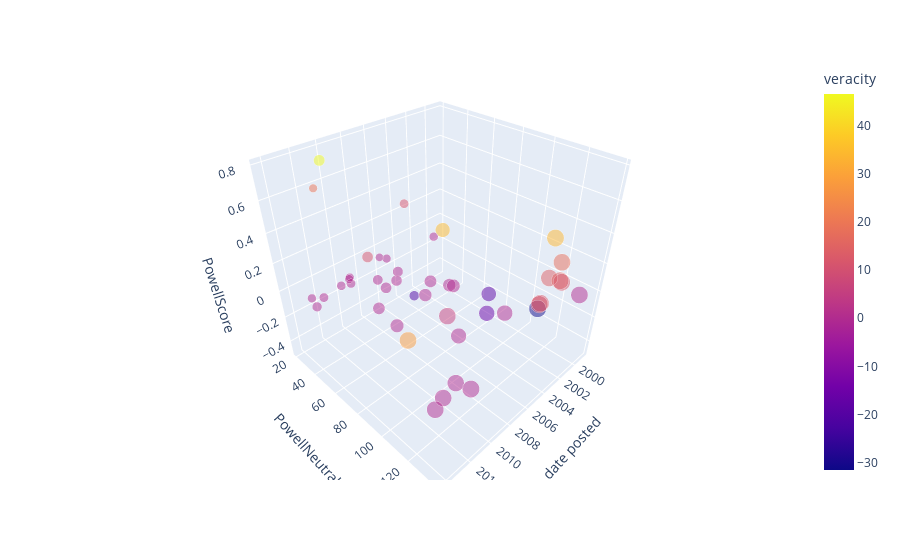

Notebook code cell kept with this figure:
### Markdown cell above
### Ovals seen between Imperial Beach & Blythe, California - Date Posted vs PowellNeutral vs PowellScore

### Code cell
import plotly.express as px
from plotly.offline import init_notebook_mode, iplot
init_notebook_mode(connected=True)

# graph
fig = px.scatter_3d(robert_ca_oval_162, x='date posted', y='PowellNeutral', z='PowellScore',
              color='veracity',
              size = 'comment_length',
              hover_name = 'city',
              hover_data=['city','state','comments','shape'],              
              opacity=0.5,
              size_max=17
                   )
fig.show()

### Figure 1 — Plotly figure (JSON) as saved in the notebook; plotly's stock layout.template omitted (floating-point values rounded to 4 significant figures; data arrays with more than 128 entries replaced by an {"elided": "..."} marker saying what was removed)
{"data": [{"customdata": {"elided": "45x4 str values"}, "hovertemplate": "<b>%{hovertext}</b><br><br>date posted=%{x}<br>PowellNeutral=%{y}<br>PowellScore=%{z}<br>comment_length=%{marker.size}<br>city=%{customdata[0]}<br>state=%{customdata[1]}<br>comments=%{customdata[2]}<br>shape=%{customdata[3]}<br>veracity=%{marker.color}<extra></extra>", "hovertext": ["imperial beach", "chula vista", "chula vista", "san diego", "san diego", "san diego", "san diego", "san diego", "san diego", "san diego  (u. s. naval base)", "san diego", "san diego", "san diego", "san diego (cleveland national forest)", "san diego", "san diego", "san diego", "lemon grove", "la mesa", "el cajon", "el cajon", "el cajon", "pacific beach", "santee", "escondido", "escondido", "san marcos", "san marcos", "carlsbad", "oceanside", "oceanside", "vista", "vista", "vista", "vista", "valley center", "borrego springs", "avalon", "temecula", "temecula", "laguna beach", "sage", "corona del mar", "mission viejo", "blythe"], "legendgroup": "", "marker": {"color": [0, 0, 6.182, 0, -31.53, 0, 0, 11.41, 28.24, 0, 0, 14.07, 0, 9.91, 14.7, 12, 12.43, 0, 0, 0, 0, 0, -21.09, 19.13, 0, 17.71, 0, 33.64, 0, 0, 46.55, 0, -18.71, 0, 0, 11.43, 0, -15.99, 0, 0, 0, 34.43, 0, 0, 0], "coloraxis": "coloraxis", "opacity": 0.5, "size": [84, 34, 133, 36, 138, 67, 49, 38, 135, 135, 39, 134, 30, 138, 140, 138, 141, 39, 131, 56, 135, 79, 44, 33, 47, 135, 35, 138, 35, 69, 59, 43, 102, 37, 34, 57, 76, 114, 116, 133, 81, 98, 55, 111, 138], "sizemode": "area", "sizeref": 0.4879, "symbol": "circle"}, "mode": "markers", "name": "", "scene": "scene", "showlegend": false, "x": ["2011-03-10T00:00:00", "2010-02-14T00:00:00", "2008-08-12T00:00:00", "2001-08-05T00:00:00", "2000-03-16T00:00:00", "2010-11-21T00:00:00", "2007-02-01T00:00:00", "2003-12-09T00:00:00", "2013-05-15T00:00:00", "1999-10-19T00:00:00", "2010-07-06T00:00:00", "2001-03-06T00:00:00", "2006-10-30T00:00:00", "2003-08-28T00:00:00", "2000-12-02T00:00:00", "2000-09-21T00:00:00", "2003-09-24T00:00:00", "2012-11-19T00:00:00", "2012-01-24T00:00:00", "2009-01-10T00:00:00", "2014-04-04T00:00:00", "2005-07-13T00:00:00", "2003-04-22T00:00:00", "2011-01-05T00:00:00", "2008-10-31T00:00:00", "1999-04-26T00:00:00", "2010-04-13T00:00:00", "1998-11-01T00:00:00", "2013-07-14T00:00:00", "2006-03-11T00:00:00", "2011-03-10T00:00:00", "2013-10-23T00:00:00", "2002-01-11T00:00:00", "2011-03-10T00:00:00", "2006-07-16T00:00:00", "2009-08-05T00:00:00", "2007-08-07T00:00:00", "2004-06-04T00:00:00", "2005-02-22T00:00:00", "2013-05-15T00:00:00", "2005-05-24T00:00:00", "2005-05-24T00:00:00", "2007-11-28T00:00:00", "2009-01-10T00:00:00", "2011-10-10T00:00:00"], "y": [84, 34, 100.1, 36, 112.3, 67, 49, 29.22, 111.6, 135, 39, 121.3, 30, 128.8, 126.7, 127.0, 129.6, 39, 131, 56, 135, 79, 29.74, 20.89, 47, 119.3, 35, 111.0, 35, 69, 32.98, 43, 86.19, 37, 34, 47.48, 76, 99.98, 116, 133, 81, 72.52, 55, 111, 138], "z": [0, 0, 0.04648, 0, -0.2285, 0, 0, 0.3004, 0.2092, 0, 0, 0.105, 0, 0.07181, 0.105, 0.08696, 0.08814, 0, 0, 0, 0, 0, -0.4793, 0.5798, 0, 0.1312, 0, 0.2438, 0, 0, 0.7889, 0, -0.1834, 0, 0, 0.2005, 0, -0.1403, 0, 0, 0, 0.3514, 0, 0, 0], "type": "scatter3d"}], "layout": {"scene": {"domain": {"x": [0, 1], "y": [0, 1]}, "xaxis": {"title": {"text": "date posted"}, "type": "date"}, "yaxis": {"title": {"text": "PowellNeutral"}, "type": "linear"}, "zaxis": {"title": {"text": "PowellScore"}, "type": "linear"}, "aspectratio": {"x": 1, "y": 1, "z": 1}, "aspectmode": "auto"}, "coloraxis": {"colorbar": {"title": {"text": "veracity"}}, "colorscale": [[0, "#0d0887"], [0.1111, "#46039f"], [0.2222, "#7201a8"], [0.3333, "#9c179e"], [0.4444, "#bd3786"], [0.5556, "#d8576b"], [0.6667, "#ed7953"], [0.7778, "#fb9f3a"], [0.8889, "#fdca26"], [1, "#f0f921"]]}, "legend": {"tracegroupgap": 0, "itemsizing": "constant"}, "margin": {"t": 60}, "autosize": true}}
